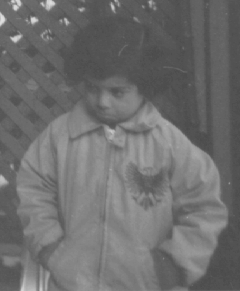
#> input picture BIL370 Digital Image Processing/LectureSlides/2023-2024/LectureCodes/C.tif, 240 x 291 px, given in place of C.jpg, which was not available
$ python week2.py
#> lines starting #> are read from the running program, lines starting #| are printed output that depends on the picture; after the words box and inside, x2 and y2 are one past the last pixel; in counts of white or black regions, pixels touching at a corner belong together; pictures that were not available may be replaced by others from this repository, and a replacement may not be noted
"""
                            22-23 Bahar Dönemi
                      BİL 370 Sayısal Görüntü İşleme

Hafta-2: Görüntü okuma ve noktasal işlemler

"""


import numpy as np
import cv2 as cv
from matplotlib import pyplot as plt


fig     = plt.figure
subplot = plt.subplot
imshow  = plt.imshow
imread  = cv.imread

def cla():
    return plt.close("all")

#%%


I = imread("C.jpg" , 0)
#> I is the input picture: shape (291, 240); min 74, max 224, mean 110.3
I = I.astype("float")

# fig()
# imshow(I , cmap = "gray")

I0 = 5*I
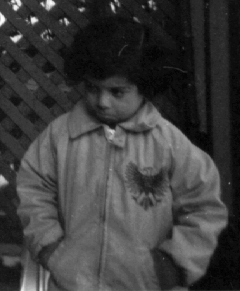
#> I0: shape (291, 240) float64; min 370, max 1120, mean 551.5; drawn with min black and max white

# fig()
# imshow(I0 , cmap = "gray" , vmin = 0 , vmax = 255)


fig()
subplot(1,3,1) , imshow(I , cmap = "gray", vmin = 0 , vmax = 255)
subplot(1,3,2) , imshow(I0 , cmap = "gray", vmin = 0 , vmax = 255)
subplot(1,3,3) , imshow(I0 , cmap = "gray" )

# a = np.uint8(50)
# b = a*6
# c = b.astype("uint8")

#%% exponansiyel fonk.

a = 3
I0 = 255*(I/255)**a
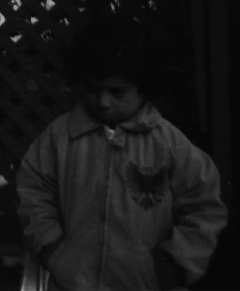
#> I0: shape (291, 240) float64; min 6.23, max 172.8, mean 23.5

fig()
subplot(1,3,1) , imshow(I , cmap = "gray", vmin = 0 , vmax = 255)
subplot(1,3,2) , imshow(I0 , cmap = "gray", vmin = 0 , vmax = 255)
subplot(1,3,3) , imshow(I0 , cmap = "gray" )

#%% log fonk.

N = 8
K = 2**N

I0 = K/np.log(K) * np.log(I+1)
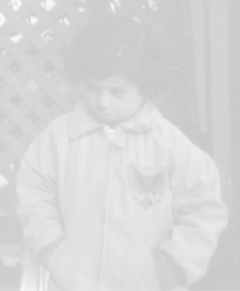
#> I0: shape (291, 240) float64; min 199.3, max 250, mean 216.6

fig()
subplot(1,3,1) , imshow(I , cmap = "gray", vmin = 0 , vmax = 255)
subplot(1,3,2) , imshow(I0 , cmap = "gray", vmin = 0 , vmax = 255)
subplot(1,3,3) , imshow(I0 , cmap = "gray" )


#%% 3. örnek

cla()
#> in cla, `return plt.close("all")`:
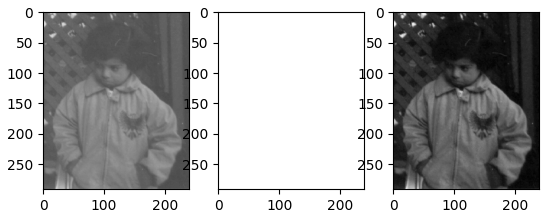
#> figure drawn by matplotlib, 3 panels

N1 = 120
N2 = 180

I_mask1 = I>120
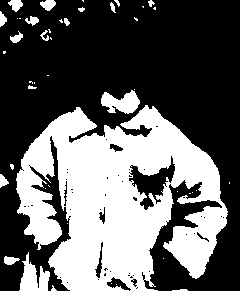
#> I_mask1: shape (291, 240) bool; 38.1% white; 45 white regions (27 under 20 px), largest, box (x1, y1, x2, y2) and area: (16, 105, 228, 291) 24421, (19, 252, 50, 291) 639, (101, 90, 140, 114) 584
I_mask2 = I<180
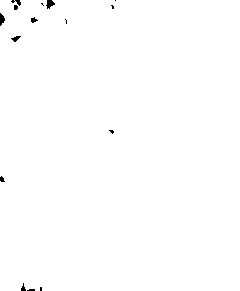
#> I_mask2: shape (291, 240) bool; 99.6% white; 15 black regions (8 under 20 px), largest, box (x1, y1, x2, y2) and area: (46, 0, 55, 9) 50, (0, 13, 5, 26) 42, (11, 36, 21, 42) 31

I_mask3 =  np.logical_and(I_mask1 , I_mask2)
#> I_mask3: shape (291, 240) bool; 37.7% white; 45 white regions (28 under 20 px), largest, box (x1, y1, x2, y2) and area: (16, 105, 228, 291) 24409, (19, 252, 50, 291) 595, (101, 90, 140, 114) 584

I0 = I*I_mask3
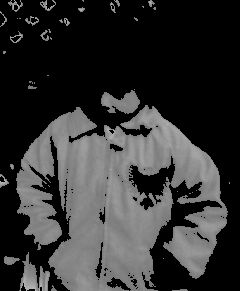
#> I0: shape (291, 240) float64; min 0, max 179, mean 51.1


fig()
subplot(1,3,1) , imshow(I , cmap = "gray", vmin = 0 , vmax = 255)
subplot(1,3,2) , imshow(I0 , cmap = "gray", vmin = 0 , vmax = 255)
subplot(1,3,3) , imshow(I0 , cmap = "gray" )
